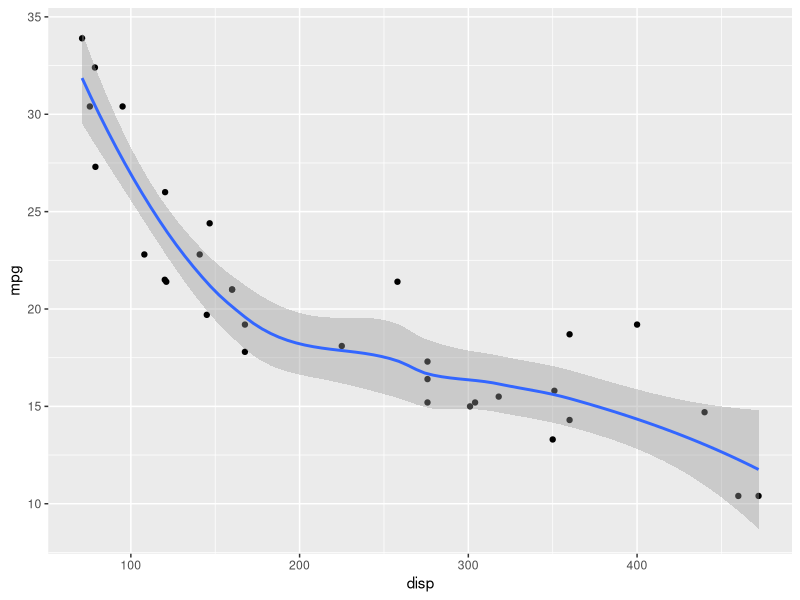
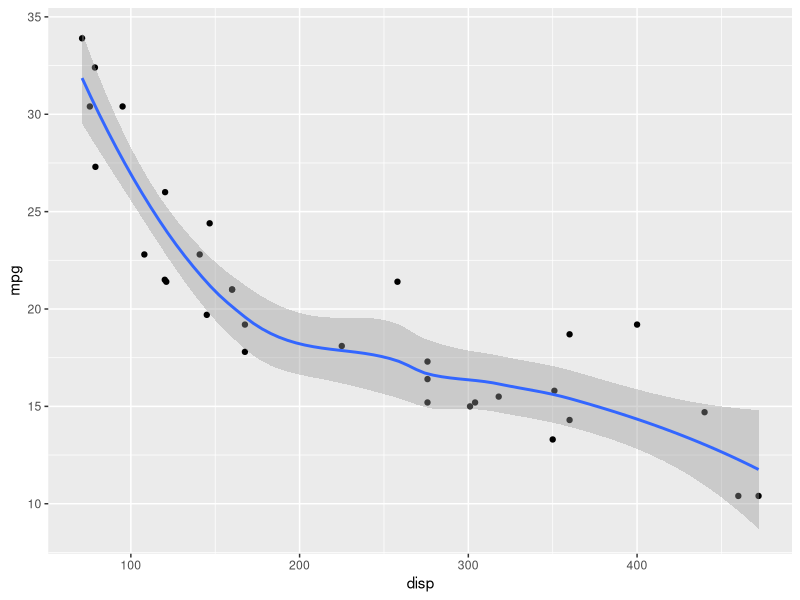
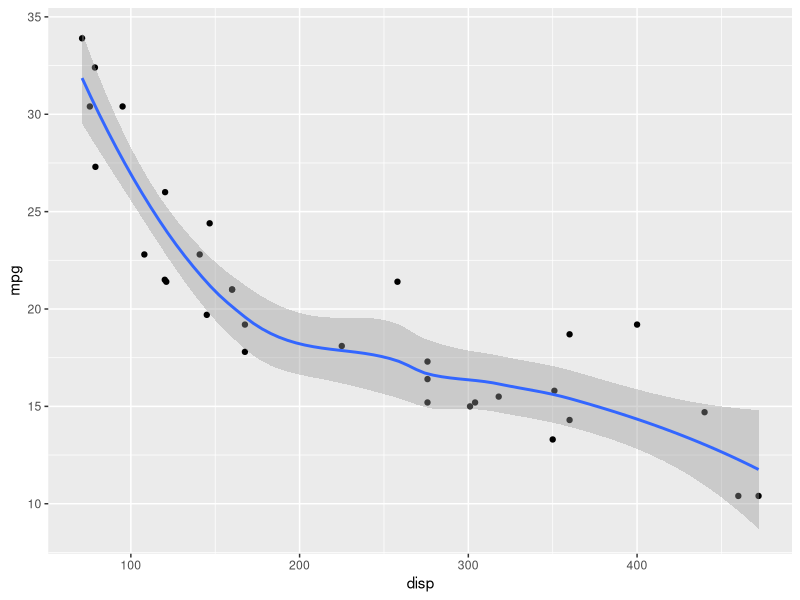
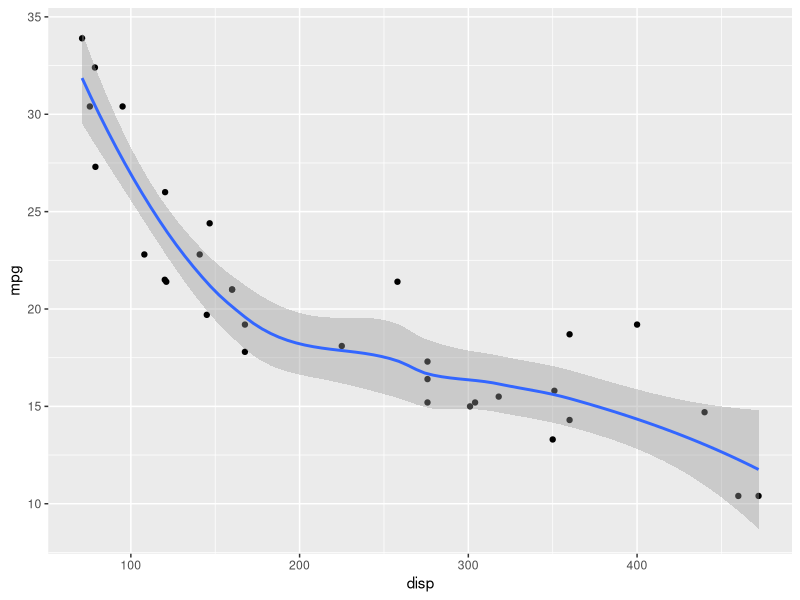
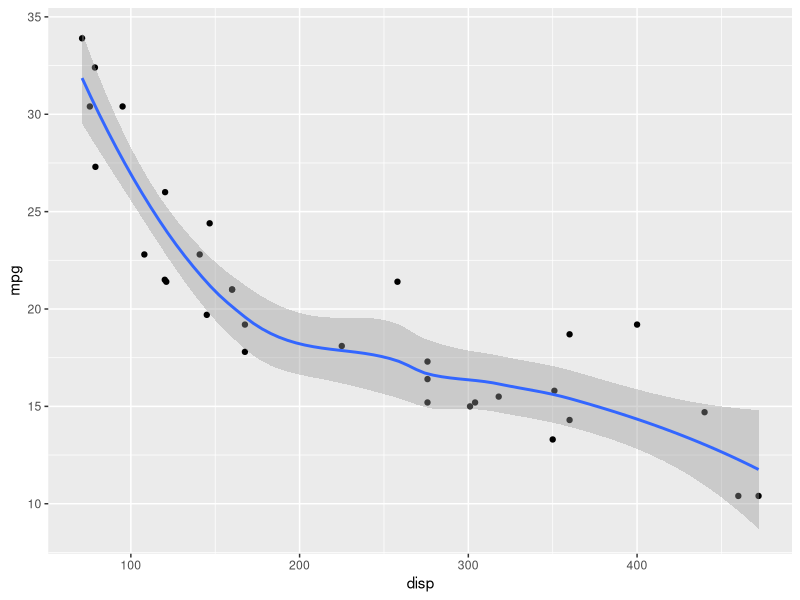

Write the R code that produced these figures, in order.
## ---- chunk 1
head(mtcars)
## ---- chunk 2
#| echo: false
#| eval: true
dplyr::glimpse(mtcars)
## ---- chunk 3
#| echo: fenced
#| output-location: column-fragment
#| code-line-numbers: "|2"

library(ggplot2)

mtcars |> 
  ggplot(aes(x = disp, y = mpg)) +
  geom_point() +
  geom_smooth(method = "loess", formula = "y~x")
## ---- chunk 4
#| echo: fenced
#| output-location: column
#| code-line-numbers: "|2"

library(ggplot2)

mtcars |> 
  ggplot(aes(x = disp, y = mpg)) +
  geom_point() +
  geom_smooth(method = "loess", formula = "y~x")
## ---- chunk 5
#| echo: fenced
#| output-location: fragment
#| code-line-numbers: "|2"

library(ggplot2)

mtcars |> 
  ggplot(aes(x = disp, y = mpg)) +
  geom_point() +
  geom_smooth(method = "loess", formula = "y~x")
## ---- chunk 6
#| echo: fenced
#| output-location: slide
#| code-line-numbers: "|2"

library(ggplot2)

mtcars |> 
  ggplot(aes(x = disp, y = mpg)) +
  geom_point() +
  geom_smooth(method = "loess", formula = "y~x")
## ---- chunk 7
#| echo: fenced
#| output-location: column
#| code-line-numbers: "|3|5|8|10"

library(ggplot2)

mtcars |> 
  ggplot(aes(x = disp, y = mpg)) +
  geom_point() +
  geom_smooth(method = "loess", formula = "y~x")
